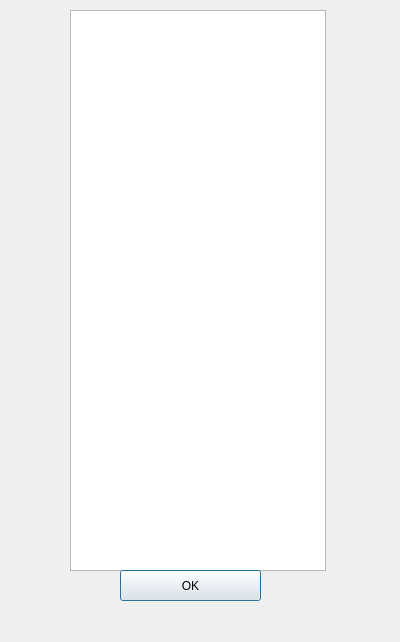
<?xml version="1.0" encoding="UTF-8"?>
<ui version="4.0">
 <class>Dialog</class>
 <widget class="QDialog" name="Dialog">
  <property name="geometry">
   <rect>
    <x>0</x>
    <y>0</y>
    <width>400</width>
    <height>642</height>
   </rect>
  </property>
  <property name="windowTitle">
   <string>Dialog</string>
  </property>
  <widget class="QListWidget" name="listWidget">
   <property name="geometry">
    <rect>
     <x>70</x>
     <y>10</y>
     <width>256</width>
     <height>561</height>
    </rect>
   </property>
  </widget>
  <widget class="QPushButton" name="pushButton">
   <property name="geometry">
    <rect>
     <x>120</x>
     <y>570</y>
     <width>141</width>
     <height>31</height>
    </rect>
   </property>
   <property name="text">
    <string>OK</string>
   </property>
  </widget>
 </widget>
 <resources/>
 <connections/>
</ui>
